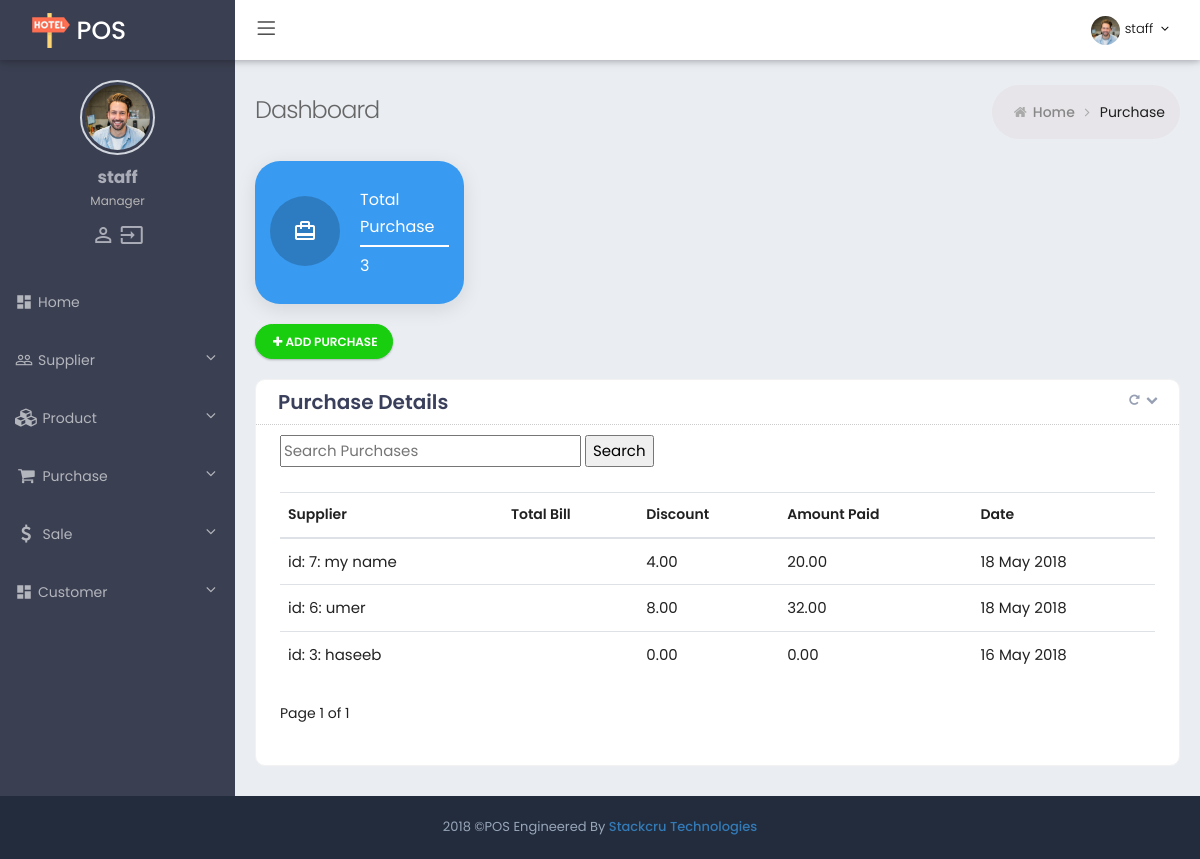
Screenshot of /cadmin/purchase/ (signed in) with the database file from the repository.
### blog/models.py (models this page shows, shortened)
class Purchase(models.Model):
    supplier = models.ForeignKey(Supplier, on_delete = models.CASCADE)
    totalBill = models.DecimalField(max_length=200, max_digits=15, decimal_places=2, default = 0.0)
    discount = models.DecimalField(max_length=200, max_digits=15, decimal_places=2, default = 0.0)
    paidAmount = models.DecimalField(max_length=200, max_digits=15, decimal_places=2, default = 0.0)
    created_at = models.DateTimeField(auto_now_add =True)
    updated_at = models.DateTimeField(auto_now =True)

class Supplier(models.Model):
    name = models.CharField(max_length=200)
    phone_regex = RegexValidator(regex=r'^\+?1?\d{9,15}$', message="Phone number must be entered in the format: '+999999999'. Up to 15 digits allowed.")
    contact = models.CharField(validators=[phone_regex], max_length=17) # validators should be a list
    email = models.EmailField(max_length=200, blank=True)
    address = models.CharField(max_length=700)
    brandName = models.CharField(max_length=200)
    created_at = models.DateTimeField(auto_now_add =True)
    updated_at = models.DateTimeField(auto_now =True)
    def __str__(self):
        return ("id: "+str(self.id)+": "+self.name)

### cadmin/views.py (the view, shortened to what this page needs)
@login_required
def purchase_list(request):
    if request.user.is_superuser:
        count = 0
        purchases = Purchase.objects.order_by("-id").all()
        products = Product.objects.order_by("-id").all()
        supplier_ledgers = Supplier_Ledger.objects.order_by("-id").all()
        for product in products:
            if 'supplier.id' in request.session:
                supplier_id = request.session['supplier.id']
                print(supplier_id)
        if 'total_amountPaid' in request.session:
            total_amountPaid = request.session['total_amountPaid']
        if 'total_bill' in request.session:
            total_bill = request.session['total_bill']
        if 'total_balance' in request.session:
            total_balance = request.session['total_balance']
        if 'total_supplier' in request.session:
            total_supplier = request.session['total_supplier']
        total_amountPaid = request.COOKIES.get('total_amountPaid')
        total_bill = request.COOKIES.get('total_bill')
        total_balance = request.COOKIES.get('total_balance')
        total_supplier = request.COOKIES.get('total_supplier')
        query = request.GET.get("q")
        if query:
            purchases = purchases.filter(
                Q(id__icontains=query)
                ).distinct()
    purchases = helpers.pg_records(request, purchases, 15)
    products = helpers.pg_records(request, products, 15)
    supplier_ledgers = helpers.pg_records(request, supplier_ledgers, 15)
    return render(request, 'cadmin/purchase_list.html', {'total_amountPaid': total_amountPaid,'total_bill': total_bill, 'total_balance': total_balance, 'total_supplier': total_supplier, 'purchases': purchases,'products': products, 'supplier_ledgers' : supplier_ledgers})

### cadmin/templates/cadmin/purchase_list.html (shortened to what this page needs)
{% extends "cadmin/base_admin.html" %}
{% block main %}
{% load subtractify %}
    <div class="main">
        <div class="page-wrapper">
        {% include "cadmin/header.html" %}
        <div class="page-container">
             {% include "cadmin/sidebar.html" %}
            <div class="page-content-wrapper">
                <div class="page-content">
                    <div class="page-bar">
                        <div class="page-title-breadcrumb">
                            <div class=" pull-left">
                                <div class="page-title">Dashboard</div>
                            </div>
                            <ol class="breadcrumb page-breadcrumb pull-right">
                                <li><i class="fa fa-home"></i>&nbsp;<a class="parent-item" href="{% url 'index' %}">Home</a>&nbsp;<i class="fa fa-angle-right"></i>
                                </li>
                                <li class="active">Purchase</li>
                            </ol>
                        </div>
                    </div>
                    <div class="state-overview">
                        <div class="row">
                            <div class="col-xl-3 col-md-6 col-12">
                              <div class="info-box bg-blue">
                                <span class="info-box-icon push-bottom"><i class="material-icons">card_travel</i></span>
                                <div class="info-box-content">
                                  <span class="info-box-text">Total</span>
                                  <span class="info-box-text">Purchase</span>
                                  <div class="progress">
                                    <div class="progress-bar width-100"></div>
                                  </div>
                                  <span class="progress-description">
                                        {{ purchases.paginator.count }}
                                      </span>
                                </div>
                              </div>
                            </div>
                        </div>
                             </div>
                    <ul class="nav nav-pills nav-pills-rose">
                        <button type="button" class="btn btn-circle btn-success" onclick="window.location.href='{% url 'purchase_add' %}'"><i class="fa fa-plus"></i>Add Purchase</button>
                    </ul>
                    <div class="row">
                        <div class="col-md-12 col-sm-12">
                            <div class="card  card-box">
                                <div class="card-head">
                                    <header>Purchase Details</header>
                                    <div class="tools">
                                        <a class="fa fa-repeat btn-color box-refresh" href="javascript:;"></a>
                                        <a class="t-collapse btn-color fa fa-chevron-down" href="javascript:;"></a>
                                    </div>
                                </div>
                                <div class="card-body ">
                                    <form method='GET' action = ''>
                                        <input type='text' name='q' placeholder='Search Purchases' value='{{request.GET.q}}' />
                                        <input type="submit" value="Search"/>
                                    </form><br>
                                  <div class="table-wrap">
                                        <div class="table-responsive">
                                        {% for purchase in purchases %}
                                            {% if forloop.first     %}
                                               <table   class="table display purchase-overview mb-30" id="support_table5">
                                                <thead>
                                                    <tr>
                                                        <th>Supplier</th>
                                                        <th>Total Bill</th>
                                                        <th>Discount</th>
                                                        <th>Amount Paid</th>
                                                        <th>Date</th>
                                                    </tr>
                                                </thead>
                                            {% endif %}
                <tr>
                    <td title="{{ purchase.id }}">{{ purchase.supplier}}</td>
                    <td title="{{purchase.totalbill}}">{{ purchase.totalbill }} </td>
                    <td title="{{ purchase.discount }}">{{purchase.discount}}</td>
                    <td title="{{ purchase.paidAmount }}">{{ purchase.paidAmount }}</td>
                    <td title="{{ purchase.created_at }}">{{ purchase.created_at|date:"d M Y" }}</td>
                </tr>
                {% if forloop.last %}
                    </table>
                {% endif %}
            {% empty %}
                No Purchases
            {% endfor %}
    </div>
    {% if purchases %}
        <div class="pagination">
            <p>
                <span>Page {{ purchases.number }} of {{ purchases.paginator.num_pages }}</span>
            </p>
        </div>
    {% endif %}
                                        </div>
                                    </div>
                                </div>
                            </div>
                        </div>
                    </div>
        </div>
    </div>
 {% endblock %}

### cadmin/templates/cadmin/header.html (shortened to what this page needs)
{% load static %}
<div class="page-header navbar navbar-fixed-top">
            <div class="page-header-inner ">
                <div class="page-logo">
                    <a href="{% url 'supplier_list' %}">
                    <img alt="" src="{% static 'assets/img/logo.png' %}">
                    <span class="logo-default" >POS</span> </a>
                </div>
                <ul class="nav navbar-nav navbar-left in">
                    <li><a href="#" class="menu-toggler sidebar-toggler"><i class="icon-menu"></i></a></li>
                </ul>
                <div class="top-menu">
                    <ul class="nav navbar-nav pull-right">
                        <li class="dropdown dropdown-user">
                            <a href="javascript:;" class="dropdown-toggle" data-toggle="dropdown" data-hover="dropdown" data-close-others="true">
                                <img alt="" class="img-circle " src="{% static 'assets/img/dp.jpg' %}" />
                                <span class="username username-hide-on-mobile"> {{ request.user.username }} </span>
                                <i class="fa fa-angle-down"></i>
                            </a>
                        </li>
                    </ul>
                </div>
            </div>
        </div>

### cadmin/templates/cadmin/sidebar.html (shortened to what this page needs)
{% load static %}
            <div class="sidebar-container">
                <div class="sidemenu-container navbar-collapse collapse fixed-menu">
                    <div id="remove-scroll">
                        <ul class="sidemenu page-header-fixed p-t-20" data-keep-expanded="false" data-auto-scroll="true" data-slide-speed="200">
                            <li class="sidebar-user-panel">
                                <div class="user-panel">
                                    <div class="row">
                                            <div class="sidebar-userpic">
                                                <img src="{% static 'assets/img/dp.jpg' %}" class="img-responsive" alt=""> </div>
                                        </div>
                                        <div class="profile-usertitle">
                                            <div class="sidebar-userpic-name"> {{ request.user.username }} </div>
                                            <div class="profile-usertitle-job"> Manager </div>
                                        </div>
                                        <div class="sidebar-userpic-btn">
                                            <span style="align-items: center;"><a class="tooltips" href="{% url 'password_change' %}" data-placement="top" data-original-title="Profile">
                                                <i class="material-icons">person_outline</i>
                                            </a>
                                            <a class="tooltips" href="{% url 'logout' %}" data-placement="top" data-original-title="Logout">
                                                <i class="material-icons">input</i>
                                            </a>
                                        </span>
                                        </div>
                                </div>
                            </li>
                            <li class="nav-item ">
                                <a href="{% url 'index' %}" class="nav-link nav-toggle"> <i class="material-icons">dashboard</i>
                                    <span class="title">Home</span>
                                </a>
                            </li>
                            <li class="nav-item start ">
                                <a href="#" class="nav-link nav-toggle">
                                    <i class="material-icons">people_outline</i>
                                    <span class="title">Supplier</span>
                                </a>
                            </li>
                             <li class="nav-item start ">
                                <a href="#" class="nav-link nav-toggle">
                                    <i class="fa fa-cubes"></i>
                                    <span class="title">Product</span>
                                </a>
                            </li>
                            <li class="nav-item start ">
                                <a href="#" class="nav-link nav-toggle">
                                    <i class="fa fa-shopping-cart"></i>
                                    <span class="title">Purchase</span>
                                </a>
                            </li>
                            <li class="nav-item start ">
                                <a href="#" class="nav-link nav-toggle">
                                    <i class="fa fa-dollar (alias)"></i>
                                    <span class="title">Sale</span>
                                </a>
                            </li>
                            <li class="nav-item">
                                <a href="#" class="nav-link nav-toggle">
                                    <i class="material-icons">dashboard</i>
                                    <span class="title">Customer</span>
                                </a>
                            </li>
                    </div>
                </div>
            </div>

### rows the page displays
Purchase: shows "Supplier", supplier "id: 7: my name", discount "4.00", paidAmount "20.00", created_at "18 May 2018"
Purchase: supplier "id: 6: umer", discount "8.00", paidAmount "32.00", created_at "18 May 2018"
Purchase: supplier "id: 3: haseeb", discount "0.00", paidAmount "0.00", created_at "16 May 2018"

### other values shown
{{ request.user.username }} "staff"
{{ purchases.paginator.count }} "3"
{{ purchases.number }} "1"
{{ purchases.paginator.num_pages }} "1"
